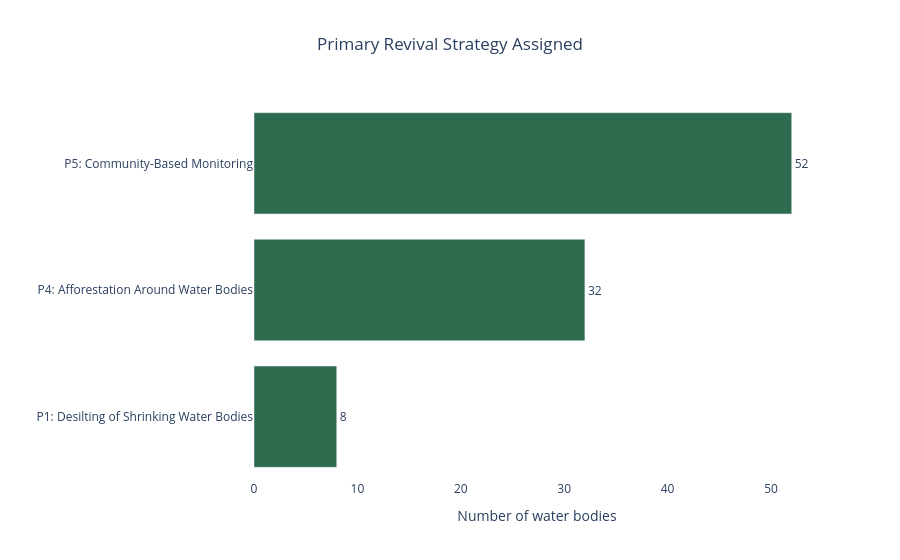

This figure's notebook cell:
### Code cell
strategy_counts = df['primary_strategy'].value_counts().reset_index()
strategy_counts.columns = ['primary_strategy', 'count']

fig2 = px.bar(strategy_counts, x='count', y='primary_strategy', orientation='h',
              title='Primary Revival Strategy Assigned', text='count',
              color_discrete_sequence=['#2E6B4F'])
fig2.update_layout(yaxis_title='', xaxis_title='Number of water bodies',
                    plot_bgcolor='white', title_x=0.5,
                    yaxis={'categoryorder': 'total ascending'})
fig2.update_traces(textposition='outside')

try:
    fig2.write_image(f'{IMAGES_DIR}/strategy_chart.png', width=900, height=550, scale=2)
    print("Saved:", f'{IMAGES_DIR}/strategy_chart.png')
except Exception as e:
    print("Chart export failed (Chrome not available yet) — this chart will be")
    print("skipped in the final PDF with a placeholder note instead of crashing.")
fig2.show()

### Figure 1 — Plotly figure (JSON) as saved in the notebook; plotly's stock layout.template omitted (floating-point values rounded to 4 significant figures)
{"data": [{"hovertemplate": "count=%{text}<br>primary_strategy=%{y}<extra></extra>", "legendgroup": "", "marker": {"color": "#2E6B4F", "pattern": {"shape": ""}}, "name": "", "orientation": "h", "showlegend": false, "text": [52.0, 32.0, 8.0], "textposition": "outside", "type": "bar", "x": [52, 32, 8], "xaxis": "x", "y": ["P5: Community-Based Monitoring", "P4: Afforestation Around Water Bodies", "P1: Desilting of Shrinking Water Bodies"], "yaxis": "y"}], "layout": {"barmode": "relative", "legend": {"tracegroupgap": 0}, "plot_bgcolor": "white", "title": {"text": "Primary Revival Strategy Assigned", "x": 0.5}, "xaxis": {"anchor": "y", "domain": [0, 1], "title": {"text": "Number of water bodies"}}, "yaxis": {"anchor": "x", "categoryorder": "total ascending", "domain": [0, 1], "title": {"text": ""}}}}
